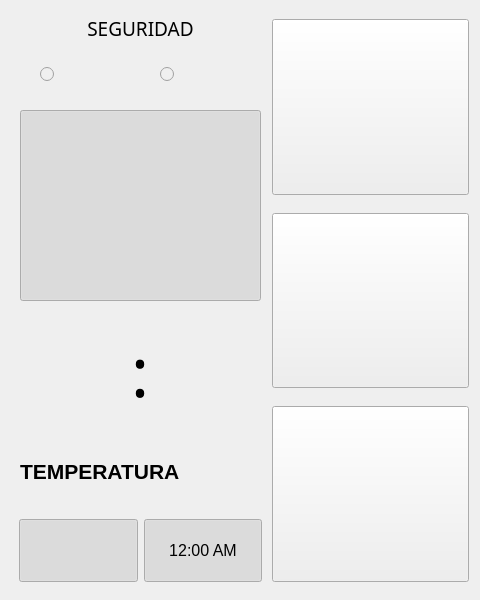
    <widget class="QWidget" name="home">
     <attribute name="title">
      <string>HOME</string>
     </attribute>
     <widget class="QFrame" name="frameHSecure">
      <property name="geometry">
       <rect>
        <x>10</x>
        <y>10</y>
        <width>261</width>
        <height>301</height>
       </rect>
      </property>
      <property name="frameShape">
       <enum>QFrame::NoFrame</enum>
      </property>
      <property name="frameShadow">
       <enum>QFrame::Raised</enum>
      </property>
      <widget class="QPushButton" name="btnSecurity">
       <property name="geometry">
        <rect>
         <x>10</x>
         <y>100</y>
         <width>241</width>
         <height>191</height>
        </rect>
       </property>
       <property name="minimumSize">
        <size>
         <width>140</width>
         <height>140</height>
        </size>
       </property>
       <property name="maximumSize">
        <size>
         <width>256</width>
         <height>256</height>
        </size>
       </property>
       <property name="font">
        <font>
         <family>Arial Black</family>
         <pointsize>14</pointsize>
         <italic>false</italic>
        </font>
       </property>
       <property name="text">
        <string/>
       </property>
       <property name="icon">
        <iconset resource="icons.qrc">
         <normaloff>:/unlock</normaloff>
         <normalon>:/lock</normalon>:/unlock</iconset>
       </property>
       <property name="iconSize">
        <size>
         <width>160</width>
         <height>160</height>
        </size>
       </property>
       <property name="checkable">
        <bool>true</bool>
       </property>
       <property name="checked">
        <bool>true</bool>
       </property>
      </widget>
      <widget class="QLabel" name="label_4">
       <property name="geometry">
        <rect>
         <x>5</x>
         <y>5</y>
         <width>251</width>
         <height>27</height>
        </rect>
       </property>
       <property name="maximumSize">
        <size>
         <width>16777215</width>
         <height>32</height>
        </size>
       </property>
       <property name="font">
        <font>
         <family>Arial Black</family>
         <pointsize>14</pointsize>
         <weight>50</weight>
         <bold>false</bold>
        </font>
       </property>
       <property name="text">
        <string>SEGURIDAD</string>
       </property>
       <property name="alignment">
        <set>Qt::AlignCenter</set>
       </property>
      </widget>
      <widget class="QRadioButton" name="optTravel">
       <property name="enabled">
        <bool>false</bool>
       </property>
       <property name="geometry">
        <rect>
         <x>150</x>
         <y>30</y>
         <width>95</width>
         <height>69</height>
        </rect>
       </property>
       <property name="text">
        <string/>
       </property>
       <property name="icon">
        <iconset resource="icons.qrc">
         <normaloff>:/travel</normaloff>:/travel</iconset>
       </property>
       <property name="iconSize">
        <size>
         <width>64</width>
         <height>64</height>
        </size>
       </property>
       <property name="checkable">
        <bool>true</bool>
       </property>
       <property name="checked">
        <bool>false</bool>
       </property>
       <property name="autoExclusive">
        <bool>true</bool>
       </property>
      </widget>
      <widget class="QRadioButton" name="optNigth">
       <property name="enabled">
        <bool>false</bool>
       </property>
       <property name="geometry">
        <rect>
         <x>30</x>
         <y>30</y>
         <width>95</width>
         <height>69</height>
        </rect>
       </property>
       <property name="text">
        <string/>
       </property>
       <property name="icon">
        <iconset resource="icons.qrc">
         <normaloff>:/nigth</normaloff>:/nigth</iconset>
       </property>
       <property name="iconSize">
        <size>
         <width>64</width>
         <height>64</height>
        </size>
       </property>
       <property name="checkable">
        <bool>true</bool>
       </property>
       <property name="checked">
        <bool>false</bool>
       </property>
       <property name="autoExclusive">
        <bool>true</bool>
       </property>
      </widget>
     </widget>
     <widget class="QFrame" name="frameHBtns2">
      <property name="geometry">
       <rect>
        <x>270</x>
        <y>10</y>
        <width>201</width>
        <height>581</height>
       </rect>
      </property>
      <property name="frameShape">
       <enum>QFrame::NoFrame</enum>
      </property>
      <property name="frameShadow">
       <enum>QFrame::Raised</enum>
      </property>
      <layout class="QVBoxLayout" name="verticalLayout_3">
       <property name="spacing">
        <number>18</number>
       </property>
       <property name="leftMargin">
        <number>2</number>
       </property>
       <property name="topMargin">
        <number>9</number>
       </property>
       <property name="rightMargin">
        <number>2</number>
       </property>
       <property name="bottomMargin">
        <number>9</number>
       </property>
       <item>
        <widget class="QPushButton" name="btnScreenOff">
         <property name="minimumSize">
          <size>
           <width>0</width>
           <height>0</height>
          </size>
         </property>
         <property name="maximumSize">
          <size>
           <width>200</width>
           <height>200</height>
          </size>
         </property>
         <property name="font">
          <font>
           <family>Arial Black</family>
           <pointsize>11</pointsize>
           <italic>false</italic>
          </font>
         </property>
         <property name="text">
          <string/>
         </property>
         <property name="icon">
          <iconset resource="icons.qrc">
           <normaloff>:/screenoff</normaloff>:/screenoff</iconset>
         </property>
         <property name="iconSize">
          <size>
           <width>128</width>
           <height>128</height>
          </size>
         </property>
        </widget>
       </item>
       <item>
        <widget class="QPushButton" name="btnScreenSaver">
         <property name="minimumSize">
          <size>
           <width>0</width>
           <height>0</height>
          </size>
         </property>
         <property name="maximumSize">
          <size>
           <width>200</width>
           <height>200</height>
          </size>
         </property>
         <property name="font">
          <font>
           <family>Arial Black</family>
           <pointsize>11</pointsize>
           <italic>false</italic>
          </font>
         </property>
         <property name="text">
          <string/>
         </property>
         <property name="icon">
          <iconset resource="icons.qrc">
           <normaloff>:/screensaver</normaloff>:/screensaver</iconset>
         </property>
         <property name="iconSize">
          <size>
           <width>128</width>
           <height>128</height>
          </size>
         </property>
        </widget>
       </item>
       <item>
        <widget class="QPushButton" name="pushButton_7">
         <property name="minimumSize">
          <size>
           <width>0</width>
           <height>0</height>
          </size>
         </property>
         <property name="maximumSize">
          <size>
           <width>200</width>
           <height>200</height>
          </size>
         </property>
         <property name="font">
          <font>
           <family>Arial Black</family>
           <pointsize>1</pointsize>
           <italic>false</italic>
          </font>
         </property>
         <property name="text">
          <string/>
         </property>
         <property name="icon">
          <iconset resource="icons.qrc">
           <normaloff>:/media</normaloff>:/media</iconset>
         </property>
         <property name="iconSize">
          <size>
           <width>128</width>
           <height>128</height>
          </size>
         </property>
        </widget>
       </item>
      </layout>
     </widget>
     <widget class="QFrame" name="frameHClock">
      <property name="geometry">
       <rect>
        <x>10</x>
        <y>320</y>
        <width>261</width>
        <height>111</height>
       </rect>
      </property>
      <property name="frameShape">
       <enum>QFrame::NoFrame</enum>
      </property>
      <property name="frameShadow">
       <enum>QFrame::Raised</enum>
      </property>
      <widget class="QLabel" name="lblClk">
       <property name="enabled">
        <bool>true</bool>
       </property>
       <property name="geometry">
        <rect>
         <x>120</x>
         <y>0</y>
         <width>20</width>
         <height>101</height>
        </rect>
       </property>
       <property name="maximumSize">
        <size>
         <width>20</width>
         <height>16777215</height>
        </size>
       </property>
       <property name="font">
        <font>
         <family>Gothic Uralic</family>
         <pointsize>51</pointsize>
         <italic>false</italic>
        </font>
       </property>
       <property name="text">
        <string>:</string>
       </property>
       <property name="alignment">
        <set>Qt::AlignCenter</set>
       </property>
      </widget>
      <widget class="Counter" name="lcdClkH" native="true">
       <property name="geometry">
        <rect>
         <x>10</x>
         <y>0</y>
         <width>121</width>
         <height>111</height>
        </rect>
       </property>
      </widget>
      <widget class="Counter" name="lcdClkM" native="true">
       <property name="geometry">
        <rect>
         <x>130</x>
         <y>0</y>
         <width>121</width>
         <height>111</height>
        </rect>
       </property>
      </widget>
      <zorder>lcdClkH</zorder>
      <zorder>lcdClkM</zorder>
      <zorder>lblClk</zorder>
     </widget>
     <widget class="QFrame" name="frameHTemp">
      <property name="geometry">
       <rect>
        <x>10</x>
        <y>440</y>
        <width>261</width>
        <height>61</height>
       </rect>
      </property>
      <property name="frameShape">
       <enum>QFrame::NoFrame</enum>
      </property>
      <property name="frameShadow">
       <enum>QFrame::Raised</enum>
      </property>
      <widget class="Counter" name="lcdTemp" native="true">
       <property name="geometry">
        <rect>
         <x>180</x>
         <y>0</y>
         <width>71</width>
         <height>61</height>
        </rect>
       </property>
      </widget>
      <widget class="QLabel" name="label_5">
       <property name="geometry">
        <rect>
         <x>10</x>
         <y>6</y>
         <width>161</width>
         <height>51</height>
        </rect>
       </property>
       <property name="font">
        <font>
         <pointsize>16</pointsize>
         <weight>75</weight>
         <bold>true</bold>
        </font>
       </property>
       <property name="text">
        <string>TEMPERATURA</string>
       </property>
      </widget>
     </widget>
     <widget class="QFrame" name="frameHBtns1">
      <property name="geometry">
       <rect>
        <x>10</x>
        <y>510</y>
        <width>261</width>
        <height>81</height>
       </rect>
      </property>
      <property name="frameShape">
       <enum>QFrame::NoFrame</enum>
      </property>
      <property name="frameShadow">
       <enum>QFrame::Raised</enum>
      </property>
      <layout class="QHBoxLayout" name="horizontalLayout_2">
       <item>
        <widget class="QPushButton" name="btnSound">
         <property name="minimumSize">
          <size>
           <width>0</width>
           <height>0</height>
          </size>
         </property>
         <property name="maximumSize">
          <size>
           <width>132</width>
           <height>132</height>
          </size>
         </property>
         <property name="font">
          <font>
           <family>Arial Black</family>
           <pointsize>11</pointsize>
           <italic>false</italic>
          </font>
         </property>
         <property name="text">
          <string/>
         </property>
         <property name="icon">
          <iconset resource="icons.qrc">
           <normaloff>:/noaudio</normaloff>
           <normalon>:/audio</normalon>:/noaudio</iconset>
         </property>
         <property name="iconSize">
          <size>
           <width>48</width>
           <height>48</height>
          </size>
         </property>
         <property name="checkable">
          <bool>true</bool>
         </property>
         <property name="checked">
          <bool>true</bool>
         </property>
        </widget>
       </item>
       <item>
        <widget class="QPushButton" name="btnAlarm">
         <property name="minimumSize">
          <size>
           <width>0</width>
           <height>0</height>
          </size>
         </property>
         <property name="maximumSize">
          <size>
           <width>160</width>
           <height>132</height>
          </size>
         </property>
         <property name="font">
          <font>
           <family>Arial</family>
           <pointsize>12</pointsize>
           <italic>false</italic>
          </font>
         </property>
         <property name="text">
          <string>12:00 AM</string>
         </property>
         <property name="icon">
          <iconset resource="icons.qrc">
           <normaloff>:/noalarm</normaloff>
           <normalon>:/alarm</normalon>:/noalarm</iconset>
         </property>
         <property name="iconSize">
          <size>
           <width>48</width>
           <height>48</height>
          </size>
         </property>
         <property name="checkable">
          <bool>true</bool>
         </property>
         <property name="checked">
          <bool>true</bool>
         </property>
        </widget>
       </item>
      </layout>
     </widget>
    </widget>
